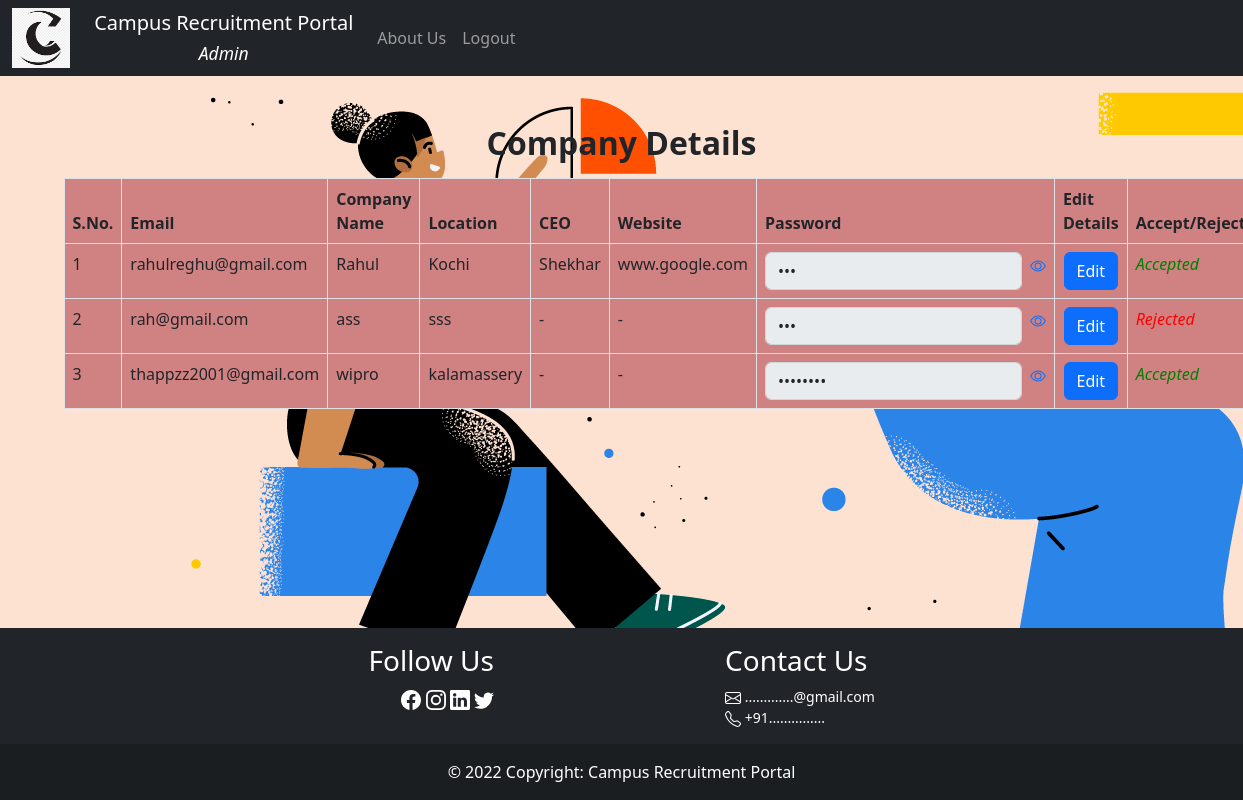
Page /admin/registeredcomp.php (signed in) on the committed database.
### tables this page shows
CREATE TABLE `company` (
  `pwd` varchar(255) NOT NULL,
  `email` varchar(255) NOT NULL,
  `cname` varchar(255) NOT NULL,
  `loc` varchar(255) NOT NULL,
  `cid` int(11) NOT NULL,
  `ceo` varchar(50) DEFAULT NULL,
  `website` varchar(100) DEFAULT NULL,
  `status` varchar(20) DEFAULT 'pending'
);

### admin/registeredcomp.php (the view, shortened to what this page needs)
<?php
  include_once $_SERVER['DOCUMENT_ROOT'] . '/campus/partials/config.php';
$sql = "SELECT `email`, `cname`, `loc` , `ceo`, `website`, `pwd`,`status`,`cid` FROM `company`;";
$result = mysqli_query($conn, $sql);
if ($result)
  $rows = mysqli_fetch_all($result);
else
  $rows = null;
include_once $_SERVER['DOCUMENT_ROOT'] . '/campus/partials/_template.php';
?>
<div class="container mt-5">
  <h2 class="text-center mb-3"><strong>Company Details</strong></h2>
  <table class="table table-bordered" style="background-color:#d08181">
    <thead>
      <tr>
        <th scope="col">S.No.</th>
        <th scope="col">Email</th>
        <th scope="col">Company Name</th>
        <th scope="col">Location</th>
        <th scope="col">CEO</th>
        <th scope="col">Website</th>
        <th scope="col">Password</th>
        <th scope="col">Edit Details</th>
        <th scope="col">Accept/Reject</th>
      </tr>
    </thead>
    <tbody>
      <?php if ($rows != null) : ?>
        <?php $sno = 1;
        foreach ($rows as $row) : ?>
          <tr>
            <td><?php echo $sno++ ?></td>
            <?php for ($i = 0; $i < 5; $i++) : ?>
              <?php if ($row[$i] == null || $row[$i] == "")
                $row[$i] = "-";
              ?>
              <td> <?php echo $row[$i] ?></td>
            <?php endfor ?>
            <td>
            <div class="d-flex">
            <div class="col"><input class="form-control" type="password" value="<?php echo $row[5] ?>" aria-label="readonly input example" readonly style="width:auto;;display:inline"></div>
            <div class="col"><a href="javascript:void(0);" onclick="toggleEye(this)"></a></div>
            </div>
            </td>
            <td class="text-center" ><button type="button" class="btn btn-primary" data-bs-toggle="modal" data-bs-target="#editDetails" data-bs-sno="<?php echo $sno-2 ?>">
                Edit
              </button>
            </td>
            <?php if($row[6]=="pending")
            echo "<td class='text-center'>
              <button type='button' class='btn btn-success' onclick='cmpStatus(\"accepted\",$row[7])'>
                Accept
              </button>
              <button type='button' class='btn btn-danger' onclick='cmpStatus(\"rejected\",$row[7])'>
                Reject
              </button>
            </td>";
            else if($row[6]=="accepted")
            echo "<td><i><font color='green'>Accepted</font></i></td>";
            else if($row[6]=="rejected")
            echo "<td><i><font color='red'>Rejected</font></i></td>";
            ?>
          </tr>
        <?php endforeach ?>
      <?php else : ?>
        <th class="text-center" colspan="7">No Records</th>
      <?php endif ?>
    </tbody>
  </table>
</div>
<?php
include_once $_SERVER['DOCUMENT_ROOT'] . '/campus/partials/_footer.php'
?>

### rows in the picture
company: email "rahulreghu@gmail.com", cname "Rahul", loc "Kochi", ceo "Shekhar", website "www.google.com", status "Accepted"
company: email "rah@gmail.com", cname "ass", loc "sss", i "-", status "Rejected"
company: email "thappzz2001@gmail.com", cname "wipro", loc "kalamassery", i "-", status "Accepted"
